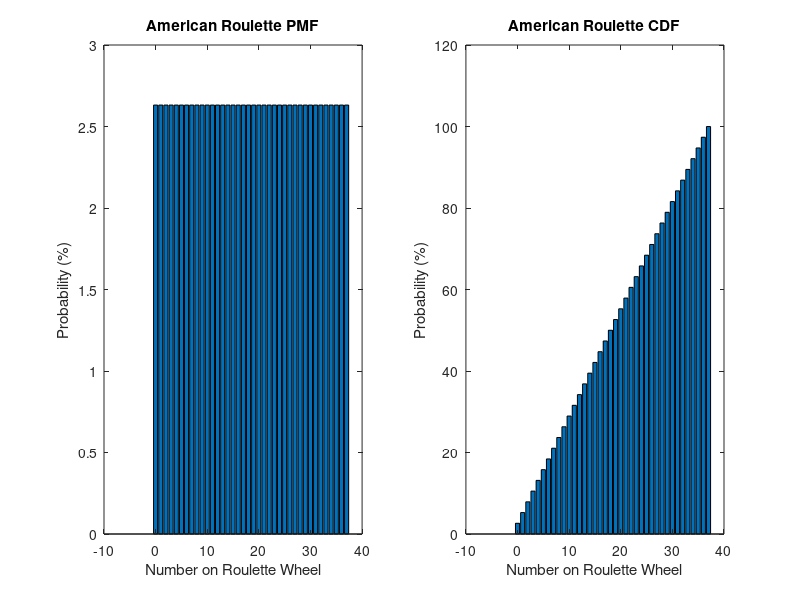

Reproduce this figure in MATLAB.
function PMF_function()
% American Roulette PMF with 38 slots
% 0 and 00 have their own slot

% Define the number of slots
num_slots = 38;

% Define the probability for each slot
p = zeros(1,num_slots);
p(1:36) = 1/38; % numbers 1-36 have probability 1/38
p(37) = 1/38; % 0 has probability 1/38
p(38) = 1/38; % 00 has probability 1/38

% Define the random variable range(the random variable x represents the possible outcomes
%of a single spin of the roulette wheel. 
%Specifically, it takes on values from 0 to 37, where 0 represents the green slots 
%(0 or 00, depending on the type of roulette wheel), and 1 to 36 represent the numbers on the wheel.)
x = 0:num_slots-1;

% Calculate the PMF
pmf = zeros(1,num_slots);
for i = 1:num_slots
    pmf(i) = p(i)*100; % multiply by 100 for percentage
end
% calculate the CDF
cdf = zeros(1,num_slots);
cdf(1) = pmf(1);
for i = 2:num_slots
    cdf(i) = cdf(i-1) + pmf(i);
end
figure;
% Plot the PMF
subplot(1,2,1);
grid on;
bar(x,pmf);
title('American Roulette PMF');
xlabel('Number on Roulette Wheel');
ylabel('Probability (%)');

% Plot the CDF
subplot(1,2,2);
grid on;
bar(x,cdf);
title('American Roulette CDF');
xlabel('Number on Roulette Wheel');
ylabel('Probability (%)');

end